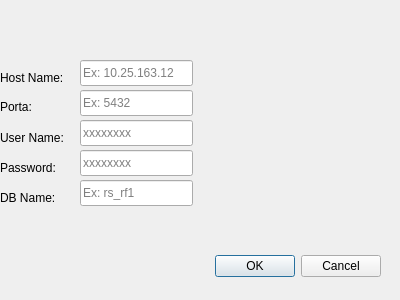
<?xml version="1.0" encoding="UTF-8"?>
<ui version="4.0">
 <class>Dialog</class>
 <widget class="QDialog" name="Dialog">
  <property name="geometry">
   <rect>
    <x>0</x>
    <y>0</y>
    <width>400</width>
    <height>300</height>
   </rect>
  </property>
  <property name="windowTitle">
   <string>Dialog</string>
  </property>
  <widget class="QDialogButtonBox" name="buttonBox">
   <property name="geometry">
    <rect>
     <x>40</x>
     <y>250</y>
     <width>341</width>
     <height>32</height>
    </rect>
   </property>
   <property name="orientation">
    <enum>Qt::Horizontal</enum>
   </property>
   <property name="standardButtons">
    <set>QDialogButtonBox::Cancel|QDialogButtonBox::Ok</set>
   </property>
  </widget>
  <widget class="QLineEdit" name="HostLine">
   <property name="geometry">
    <rect>
     <x>80</x>
     <y>60</y>
     <width>113</width>
     <height>26</height>
    </rect>
   </property>
   <property name="inputMask">
    <string/>
   </property>
   <property name="text">
    <string/>
   </property>
   <property name="placeholderText">
    <string>Ex: 10.25.163.12</string>
   </property>
  </widget>
  <widget class="QLineEdit" name="PortLine">
   <property name="geometry">
    <rect>
     <x>80</x>
     <y>90</y>
     <width>113</width>
     <height>26</height>
    </rect>
   </property>
   <property name="placeholderText">
    <string>Ex: 5432</string>
   </property>
  </widget>
  <widget class="QLineEdit" name="UserNemaLine">
   <property name="geometry">
    <rect>
     <x>80</x>
     <y>120</y>
     <width>113</width>
     <height>26</height>
    </rect>
   </property>
   <property name="text">
    <string/>
   </property>
   <property name="placeholderText">
    <string>xxxxxxxx</string>
   </property>
  </widget>
  <widget class="QLabel" name="HostName">
   <property name="geometry">
    <rect>
     <x>0</x>
     <y>70</y>
     <width>81</width>
     <height>16</height>
    </rect>
   </property>
   <property name="text">
    <string>Host Name:</string>
   </property>
  </widget>
  <widget class="QLabel" name="Port">
   <property name="geometry">
    <rect>
     <x>0</x>
     <y>100</y>
     <width>58</width>
     <height>14</height>
    </rect>
   </property>
   <property name="text">
    <string extracomment="Porta">Porta:</string>
   </property>
  </widget>
  <widget class="QLabel" name="Password">
   <property name="geometry">
    <rect>
     <x>0</x>
     <y>160</y>
     <width>71</width>
     <height>16</height>
    </rect>
   </property>
   <property name="text">
    <string>Password:</string>
   </property>
  </widget>
  <widget class="QLabel" name="UserName">
   <property name="geometry">
    <rect>
     <x>0</x>
     <y>130</y>
     <width>81</width>
     <height>16</height>
    </rect>
   </property>
   <property name="text">
    <string>User Name:</string>
   </property>
  </widget>
  <widget class="QLineEdit" name="PasswordLine">
   <property name="geometry">
    <rect>
     <x>80</x>
     <y>150</y>
     <width>113</width>
     <height>26</height>
    </rect>
   </property>
   <property name="placeholderText">
    <string>xxxxxxxx</string>
   </property>
  </widget>
  <widget class="QLineEdit" name="DBLine">
   <property name="geometry">
    <rect>
     <x>80</x>
     <y>180</y>
     <width>113</width>
     <height>26</height>
    </rect>
   </property>
   <property name="placeholderText">
    <string>Ex: rs_rf1</string>
   </property>
  </widget>
  <widget class="QLabel" name="DBName">
   <property name="geometry">
    <rect>
     <x>0</x>
     <y>190</y>
     <width>71</width>
     <height>16</height>
    </rect>
   </property>
   <property name="text">
    <string>DB Name:</string>
   </property>
  </widget>
 </widget>
 <resources/>
 <connections>
  <connection>
   <sender>buttonBox</sender>
   <signal>accepted()</signal>
   <receiver>Dialog</receiver>
   <slot>accept()</slot>
   <hints>
    <hint type="sourcelabel">
     <x>248</x>
     <y>254</y>
    </hint>
    <hint type="destinationlabel">
     <x>157</x>
     <y>274</y>
    </hint>
   </hints>
  </connection>
  <connection>
   <sender>buttonBox</sender>
   <signal>rejected()</signal>
   <receiver>Dialog</receiver>
   <slot>reject()</slot>
   <hints>
    <hint type="sourcelabel">
     <x>316</x>
     <y>260</y>
    </hint>
    <hint type="destinationlabel">
     <x>286</x>
     <y>274</y>
    </hint>
   </hints>
  </connection>
 </connections>
</ui>
